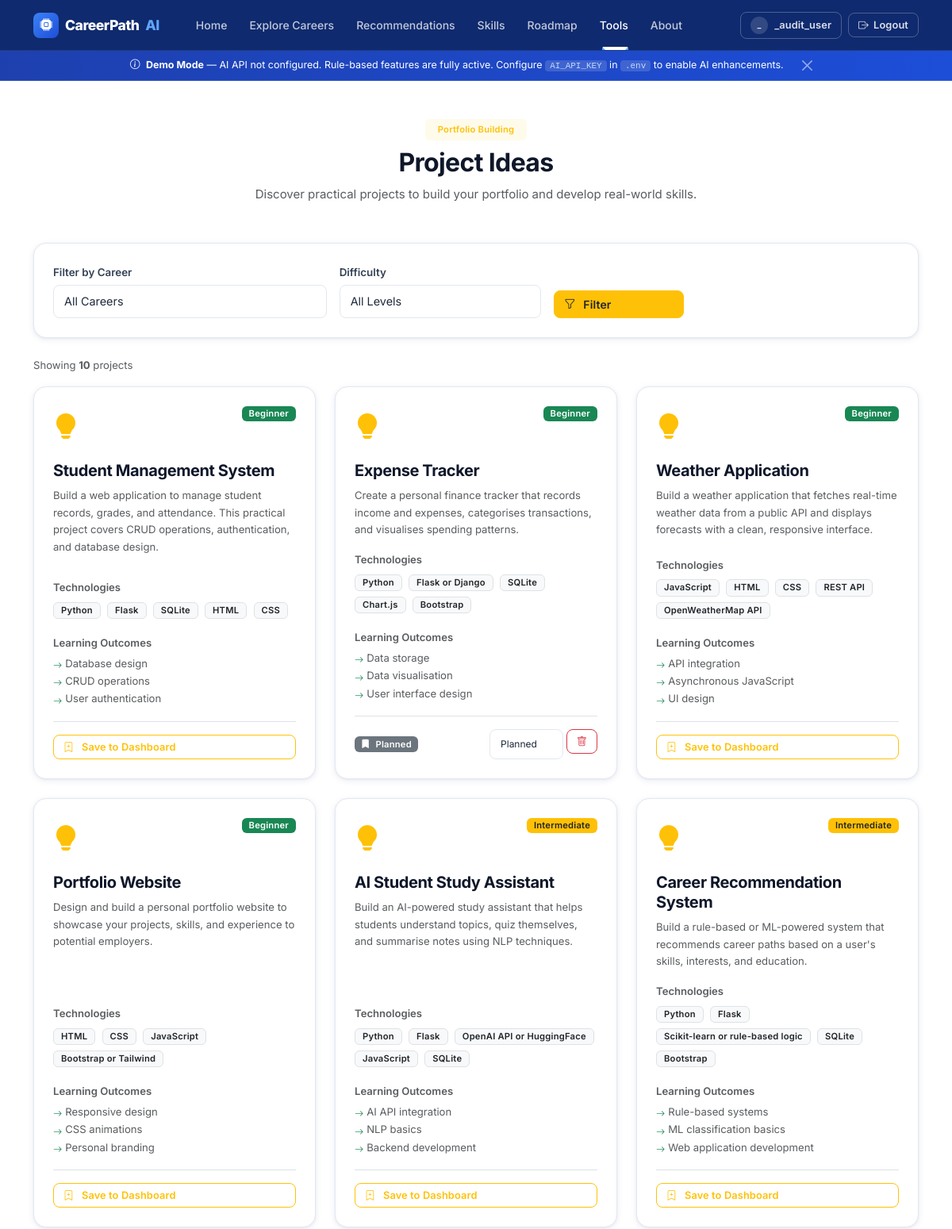
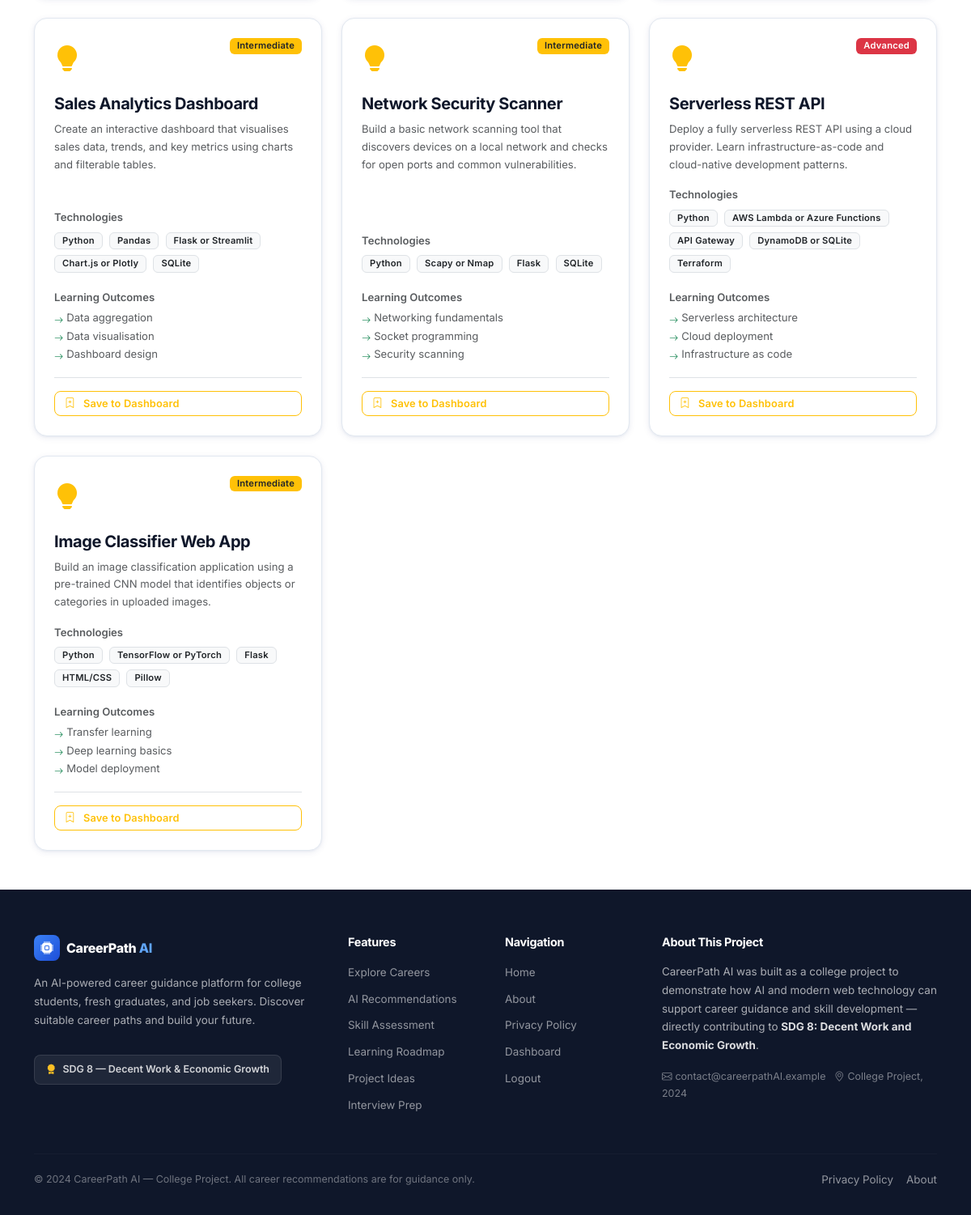
Screenshot of /projects (signed in) with the database file from the repository (2 pictures, top to bottom).
### tables this page shows
CREATE TABLE users (
    id INTEGER PRIMARY KEY AUTOINCREMENT,
    username TEXT NOT NULL UNIQUE,
    email TEXT NOT NULL UNIQUE,
    password_hash TEXT NOT NULL,
    education_level TEXT,
    role TEXT NOT NULL DEFAULT 'student',
    created_at TIMESTAMP DEFAULT CURRENT_TIMESTAMP
);

CREATE TABLE project_recommendations (
    id INTEGER PRIMARY KEY AUTOINCREMENT,
    user_id INTEGER NOT NULL,
    project_key TEXT NOT NULL,
    status TEXT DEFAULT 'suggested',
    created_at TIMESTAMP DEFAULT CURRENT_TIMESTAMP,
    FOREIGN KEY (user_id) REFERENCES users(id) ON DELETE CASCADE,
    UNIQUE(user_id, project_key)
);

### app.py (the view, shortened to what this page needs)
    @app.route('/projects', methods=['GET', 'POST'])
    @login_required
    def projects():
        uid = session['user_id']
        projects_path = os.path.join(app.root_path, 'data', 'projects.json')
        with open(projects_path, 'r') as f:
            all_projects = json.load(f)
        career_filter = request.args.get('career', '')
        difficulty_filter = request.args.get('difficulty', '')
        filtered = all_projects
        if career_filter:
            filtered = [p for p in filtered if career_filter in p.get('careers', [])]
        if difficulty_filter:
            filtered = [p for p in filtered if p.get('difficulty') == difficulty_filter]
        saved = query_db('SELECT project_key, status FROM project_recommendations WHERE user_id = ?', [uid])
        saved_map = {row['project_key']: row['status'] for row in saved}
        return render_template(
            'projects.html',
            projects=filtered,
            all_projects=all_projects,
            careers=get_all_careers(),
            saved_map=saved_map,
            career_filter=career_filter,
            difficulty_filter=difficulty_filter,
        )

### app.py (called while the page is built)
def login_required(f):
    @wraps(f)
    def decorated(*args, **kwargs):
        if 'user_id' not in session:
            flash('Please log in to access this page.', 'warning')
            return redirect(url_for('login', next=request.url))
        return f(*args, **kwargs)
    return decorated

def current_user():
    if 'user_id' not in session:
        return None
    return query_db('SELECT * FROM users WHERE id = ?', [session['user_id']], one=True)

### models/database.py (called while the page is built)
def get_db():
    if 'db' not in g:
        g.db = sqlite3.connect(current_app.config['DATABASE_PATH'])
        g.db.row_factory = sqlite3.Row
        g.db.execute("PRAGMA foreign_keys = ON")
    return g.db

def query_db(query, args=(), one=False):
    cur = get_db().execute(query, args)
    rv = cur.fetchall()
    return (rv[0] if rv else None) if one else rv

### services/career_engine.py (called while the page is built)
def get_all_careers() -> List[Dict]:
    return CAREERS

### templates/projects.html (shortened to what this page needs)
{% extends 'base.html' %}
{% block content %}
<section class="py-5">
  <div class="container">
    <div class="text-center mb-5">
      <span class="badge bg-warning-subtle text-warning fw-semibold px-3 py-2 mb-2">Portfolio Building</span>
      <h2 class="fw-bold">Project Ideas</h2>
      <p class="text-muted">Discover practical projects to build your portfolio and develop real-world skills.</p>
    </div>
    <div class="card border-0 shadow-sm rounded-4 mb-4">
      <div class="card-body p-4">
        <form method="GET" action="{{ url_for('projects') }}" class="row g-3 align-items-end">
          <div class="col-md-4">
            <label for="career" class="form-label fw-semibold small">Filter by Career</label>
            <select class="form-select" id="career" name="career">
              <option value="">All Careers</option>
            </select>
          </div>
          <div class="col-md-3">
            <label for="difficulty" class="form-label fw-semibold small">Difficulty</label>
            <select class="form-select" id="difficulty" name="difficulty">
              <option value="">All Levels</option>
            </select>
          </div>
          <div class="col-md-2">
            <button type="submit" class="btn btn-warning w-100 text-dark fw-semibold">
              <i class="bi bi-funnel me-1"></i>Filter
            </button>
          </div>
        </form>
      </div>
    </div>
    <div class="d-flex align-items-center justify-content-between mb-3">
      <span class="text-muted small">
        Showing <strong>{{ projects|length }}</strong> project{% if projects|length != 1 %}s{% endif %}
      </span>
    </div>
    {% if projects %}
    <div class="row g-4">
      {% for proj in projects %}
      <div class="col-md-6 col-lg-4">
        <div class="card h-100 border-0 shadow-sm rounded-4 card-hover">
          <div class="card-body p-4 d-flex flex-column">
            <div class="d-flex align-items-start justify-content-between mb-3">
              <div class="fs-2 text-warning"><i class="bi bi-lightbulb-fill"></i></div>
              <span class="badge {% if proj.difficulty == 'beginner' %}bg-success{% elif proj.difficulty == 'intermediate' %}bg-warning text-dark{% else %}bg-danger{% endif %}">
                {{ proj.difficulty|title }}
              </span>
            </div>
            <h5 class="fw-bold mb-2">{{ proj.title }}</h5>
            <p class="text-muted small flex-grow-1 mb-3">{{ proj.description }}</p>
            <div class="mb-3">
              <div class="small fw-semibold text-muted mb-1">Technologies</div>
              <div>
                {% for tech in proj.technologies %}
                <span class="badge bg-light text-dark border me-1 mb-1" style="font-size:0.7rem;">{{ tech }}</span>
                {% endfor %}
              </div>
            </div>
            <div class="mb-3">
              <div class="small fw-semibold text-muted mb-1">Learning Outcomes</div>
              <ul class="list-unstyled mb-0">
                {% for outcome in proj.learning_outcomes[:3] %}
                <li class="small text-muted d-flex align-items-start gap-1">
                  <i class="bi bi-arrow-right text-success mt-1" style="font-size:0.7rem;"></i>
                  {{ outcome }}
                </li>
                {% endfor %}
              </ul>
            </div>
            {% if current_user %}
            {% set saved_status = saved_map.get(proj.key, '') %}
            <div class="border-top pt-3 mt-auto">
              {% if saved_status %}
              <div class="d-flex gap-2 align-items-center justify-content-between">
                <span class="badge {% if saved_status == 'completed' %}bg-success{% elif saved_status == 'in_progress' %}bg-info text-dark{% else %}bg-secondary{% endif %} px-2 py-1">
                  <i class="bi bi-{% if saved_status == 'completed' %}check-circle{% elif saved_status == 'in_progress' %}play-circle{% else %}bookmark{% endif %}-fill me-1"></i>
                  {{ saved_status|replace('_', ' ')|title }}
                </span>
                <div class="d-flex gap-1">
                  <form method="POST" action="{{ url_for('projects', career=career_filter, difficulty=difficulty_filter) }}" class="d-inline">
                    <select name="status" class="form-select form-select-sm d-inline-block" style="width:auto;font-size:0.75rem;" onchange="this.form.submit()">
                      <option value="planned" {% if saved_status=='planned' %}selected{% endif %}>Planned</option>
                    </select>
                  </form>
                  <form method="POST" action="{{ url_for('projects', career=career_filter, difficulty=difficulty_filter) }}" class="d-inline">
                    <button type="submit" class="btn btn-outline-danger btn-sm" title="Remove from saved">
                      <i class="bi bi-trash"></i>
                    </button>
                  </form>
                </div>
              </div>
              {% else %}
              <form method="POST" action="{{ url_for('projects', career=career_filter, difficulty=difficulty_filter) }}">
                <button type="submit" class="btn btn-outline-warning btn-sm w-100">
                  <i class="bi bi-bookmark-plus me-1"></i>Save to Dashboard
                </button>
              </form>
              {% endif %}
            </div>
            {% else %}
            <div class="border-top pt-3 mt-auto">
              <a href="{{ url_for('register') }}" class="btn btn-outline-warning btn-sm w-100">
                <i class="bi bi-person-plus me-1"></i>Register to Save Projects
              </a>
            </div>
            {% endif %}
          </div>
        </div>
      </div>
      {% endfor %}
    </div>
    {% endif %}
  </div>
</section>
{% endblock %}

### templates/base.html (shortened to what this page needs)
<!DOCTYPE html>
<html lang="en">
<head>
  <link href="https://cdn.jsdelivr.net/npm/bootstrap@5.3.2/dist/css/bootstrap.min.css" rel="stylesheet">
  <link href="https://cdn.jsdelivr.net/npm/bootstrap-icons@1.11.3/font/bootstrap-icons.min.css" rel="stylesheet">
  <link href="{{ url_for('static', filename='css/style.css') }}" rel="stylesheet">
</head>
<body>
<nav class="navbar navbar-expand-lg navbar-cp sticky-top" aria-label="Main navigation">
  <div class="container">
    <a class="navbar-brand" href="{{ url_for('index') }}">
      <span class="brand-icon" aria-hidden="true"><i class="bi bi-cpu-fill"></i></span>
      CareerPath <span style="color:#60a5fa;">AI</span>
    </a>
    <div class="collapse navbar-collapse" id="mainNav">
      <ul class="navbar-nav me-auto mb-2 mb-lg-0 ms-lg-3">
        <li class="nav-item">
          <a class="nav-link {% if request.endpoint == 'index' %}active{% endif %}"
             href="{{ url_for('index') }}" aria-current="{% if request.endpoint == 'index' %}page{% endif %}">
            Home
          </a>
        </li>
        <li class="nav-item">
          <a class="nav-link {% if request.endpoint in ['careers','career_detail'] %}active{% endif %}"
             href="{{ url_for('careers') }}">
            Explore Careers
          </a>
        </li>
        {% if current_user %}
        <li class="nav-item">
          <a class="nav-link {% if request.endpoint == 'recommend' %}active{% endif %}"
             href="{{ url_for('recommend') }}">
            Recommendations
          </a>
        </li>
        <li class="nav-item">
          <a class="nav-link {% if request.endpoint == 'skill_assessment' %}active{% endif %}"
             href="{{ url_for('skill_assessment') }}">
            Skills
          </a>
        </li>
        <li class="nav-item">
          <a class="nav-link {% if request.endpoint == 'roadmap' %}active{% endif %}"
             href="{{ url_for('roadmap') }}">
            Roadmap
          </a>
        </li>
        <li class="nav-item dropdown">
          <a class="nav-link dropdown-toggle {% if request.endpoint in ['projects','resume','interview'] %}active{% endif %}"
             href="#" role="button" data-bs-toggle="dropdown" aria-expanded="false">
            Tools
          </a>
        </li>
        {% endif %}
        <li class="nav-item">
          <a class="nav-link {% if request.endpoint == 'about' %}active{% endif %}"
             href="{{ url_for('about') }}">
            About
          </a>
        </li>
      </ul>
      <div class="d-flex align-items-center gap-2 mt-2 mt-lg-0">
        {% if current_user %}
          <a href="{{ url_for('dashboard') }}" class="btn btn-sm btn-nav-login d-flex align-items-center gap-2">
            <span class="d-inline-flex align-items-center justify-content-center rounded-circle fw-bold"
                  style="width:22px;height:22px;background:rgba(255,255,255,.15);font-size:.65rem;">
              {{ current_user['username'][0]|upper }}
            </span>
            <span class="d-none d-sm-inline">{{ current_user['username'] }}</span>
          </a>
          <a href="{{ url_for('logout') }}" class="btn btn-sm btn-nav-login">
            <i class="bi bi-box-arrow-right"></i>
            <span class="d-none d-sm-inline">Logout</span>
          </a>
        {% endif %}
      </div>
    </div>
  </div>
</nav>
{% if ai_demo_mode %}
<div class="demo-banner" role="status">
  <i class="bi bi-info-circle me-1"></i>
  <strong>Demo Mode</strong> — AI API not configured. Rule-based features are fully active.
  Configure <code>AI_API_KEY</code> in <code>.env</code> to enable AI enhancements.
  <button type="button" class="btn-close btn-close-white btn-sm ms-2 align-middle"
          style="font-size:.6rem;"
          onclick="this.parentElement.style.display='none'" aria-label="Close"></button>
</div>
{% endif %}
<main id="main-content">
  {% block content %}{% endblock %}
</main>
<footer class="site-footer" aria-label="Site footer">
  <div class="container">
    <div class="row g-5">
      <div class="col-lg-4 col-md-6">
        <div class="d-flex align-items-center gap-2 mb-3">
          <div style="width:32px;height:32px;border-radius:8px;background:linear-gradient(135deg,#3b82f6,#1d4ed8);display:flex;align-items:center;justify-content:center;font-size:1rem;color:#fff;">
            <i class="bi bi-cpu-fill"></i>
          </div>
          <span class="footer-brand">CareerPath <span style="color:#60a5fa;">AI</span></span>
        </div>
        <p>
          An AI-powered career guidance platform for college students, fresh graduates,
          and job seekers. Discover suitable career paths and build your future.
        </p>
        <div class="footer-sdg-badge">
          <i class="bi bi-award-fill" style="color:#fbbf24;"></i>
          SDG 8 — Decent Work &amp; Economic Growth
        </div>
      </div>
      <div class="col-lg-2 col-md-3 col-6">
        <h6>Features</h6>
        <ul class="list-unstyled">
          <li class="mb-2"><a href="{{ url_for('careers') }}">Explore Careers</a></li>
          <li class="mb-2"><a href="{{ url_for('recommend') }}">AI Recommendations</a></li>
          <li class="mb-2"><a href="{{ url_for('skill_assessment') }}">Skill Assessment</a></li>
          <li class="mb-2"><a href="{{ url_for('roadmap') }}">Learning Roadmap</a></li>
          <li class="mb-2"><a href="{{ url_for('projects') }}">Project Ideas</a></li>
          <li class="mb-0"><a href="{{ url_for('interview') }}">Interview Prep</a></li>
        </ul>
      </div>
      <div class="col-lg-2 col-md-3 col-6">
        <h6>Navigation</h6>
        <ul class="list-unstyled">
          <li class="mb-2"><a href="{{ url_for('index') }}">Home</a></li>
          <li class="mb-2"><a href="{{ url_for('about') }}">About</a></li>
          <li class="mb-2"><a href="{{ url_for('privacy') }}">Privacy Policy</a></li>
          {% if not current_user %}
          <li class="mb-2"><a href="{{ url_for('register') }}">Register</a></li>
          <li class="mb-0"><a href="{{ url_for('login') }}">Login</a></li>
          {% else %}
          <li class="mb-2"><a href="{{ url_for('dashboard') }}">Dashboard</a></li>
          <li class="mb-0"><a href="{{ url_for('logout') }}">Logout</a></li>
          {% endif %}
        </ul>
      </div>
      <div class="col-lg-4 col-md-12">
        <h6>About This Project</h6>
        <p>
          CareerPath AI was built as a college project to demonstrate how AI and modern web technology
          can support career guidance and skill development — directly contributing to
          <strong style="color:rgba(255,255,255,.85);">SDG 8: Decent Work and Economic Growth</strong>.
        </p>
        <p style="color:rgba(255,255,255,.45);font-size:0.78rem;">
          <i class="bi bi-envelope me-1"></i>contact@careerpathAI.example &nbsp;
          <i class="bi bi-geo-alt me-1"></i>College Project, 2024
        </p>
      </div>
    </div>
    <hr>
    <div class="d-flex flex-column flex-md-row align-items-center justify-content-between gap-2">
      <div style="font-size:0.78rem;color:rgba(255,255,255,.4);">
        &copy; 2024 CareerPath AI — College Project.
        All career recommendations are for guidance only.
      </div>
      <div class="d-flex gap-3" style="font-size:0.78rem;">
        <a href="{{ url_for('privacy') }}">Privacy Policy</a>
        <a href="{{ url_for('about') }}">About</a>
      </div>
    </div>
  </div>
</footer>
</body>
</html>

### rows the page displays
users: username "_", username "_audit_user"
project_recommendations: projects "Planned", status "Planned"

### other values shown
{{ projects|length }} "10"
{{ proj.difficulty|title }} "Beginner" "Beginner" "Beginner" "Beginner" "Intermediate" "Intermediate" "Intermediate" "Intermediate" "Advanced" "Intermediate"
{{ proj.title }} "Student Management System" "Expense Tracker" "Weather Application" "Portfolio Website" "AI Student Study Assistant" "Career Recommendation System" "Sales Analytics Dashboard" "Network Security Scanner" "Serverless REST API" "Image Classifier Web App"
{{ proj.description }} "Build a web application to manage student records, grades, and attendance. This practical project covers CRUD operations, authentication, and database design." "Create a personal finance tracker that records income and expenses, categorises transactions, and visualises spending patterns." "Build a weather application that fetches real-time weather data from a public API and displays forecasts with a clean, responsive interface." "Design and build a personal portfolio website to showcase your projects, skills, and experience to potential employers." "Build an AI-powered study assistant that helps students understand topics, quiz themselves, and summarise notes using NLP techniques." "Build a rule-based or ML-powered system that recommends career paths based on a user's skills, interests, and education." "Create an interactive dashboard that visualises sales data, trends, and key metrics using charts and filterable tables." "Build a basic network scanning tool that discovers devices on a local network and checks for open ports and common vulnerabilities." "Deploy a fully serverless REST API using a cloud provider. Learn infrastructure-as-code and cloud-native development patterns." "Build an image classification application using a pre-trained CNN model that identifies objects or categories in uploaded images."
{{ tech }} "Python" "Flask" "SQLite" "HTML" "CSS" "Python" "Flask or Django" "SQLite" "Chart.js" "Bootstrap" "JavaScript" "HTML" "CSS" "REST API" "OpenWeatherMap API" "HTML" "CSS" "JavaScript" "Bootstrap or Tailwind" "Python" "Flask" "OpenAI API or HuggingFace" "JavaScript" "SQLite" "Python" "Flask" "Scikit-learn or rule-based logic" "SQLite" "Bootstrap" "Python" "Pandas" "Flask or Streamlit" "Chart.js or Plotly" "SQLite" "Python" "Scapy or Nmap" "Flask" "SQLite" "Python" "AWS Lambda or Azure Functions" "API Gateway" "DynamoDB or SQLite" "Terraform" "Python" "TensorFlow or PyTorch" "Flask" "HTML/CSS" "Pillow"
{{ outcome }} "Database design" "CRUD operations" "User authentication" "Data storage" "Data visualisation" "User interface design" "API integration" "Asynchronous JavaScript" "UI design" "Responsive design" "CSS animations" "Personal branding" "AI API integration" "NLP basics" "Backend development" "Rule-based systems" "ML classification basics" "Web application development" "Data aggregation" "Data visualisation" "Dashboard design" "Networking fundamentals" "Socket programming" "Security scanning" "Serverless architecture" "Cloud deployment" "Infrastructure as code" "Transfer learning" "Deep learning basics" "Model deployment"
